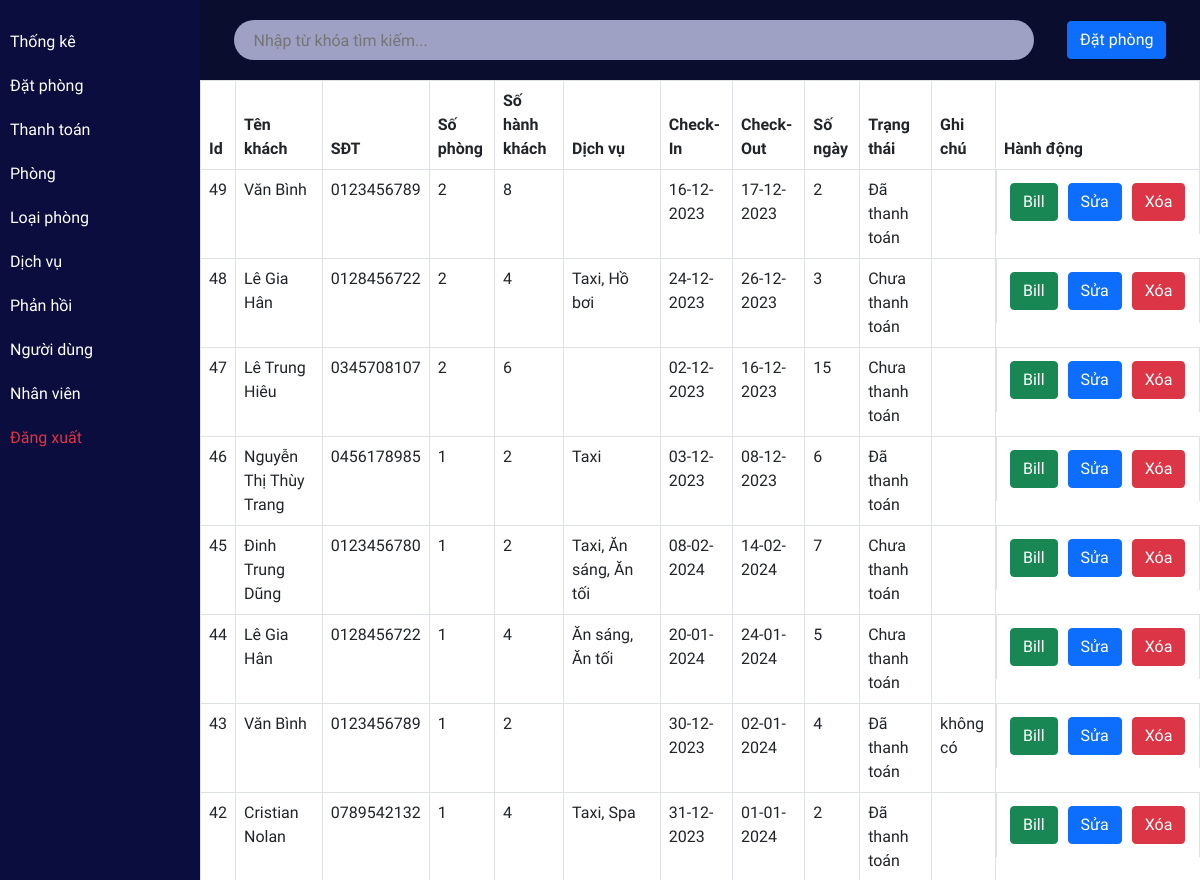
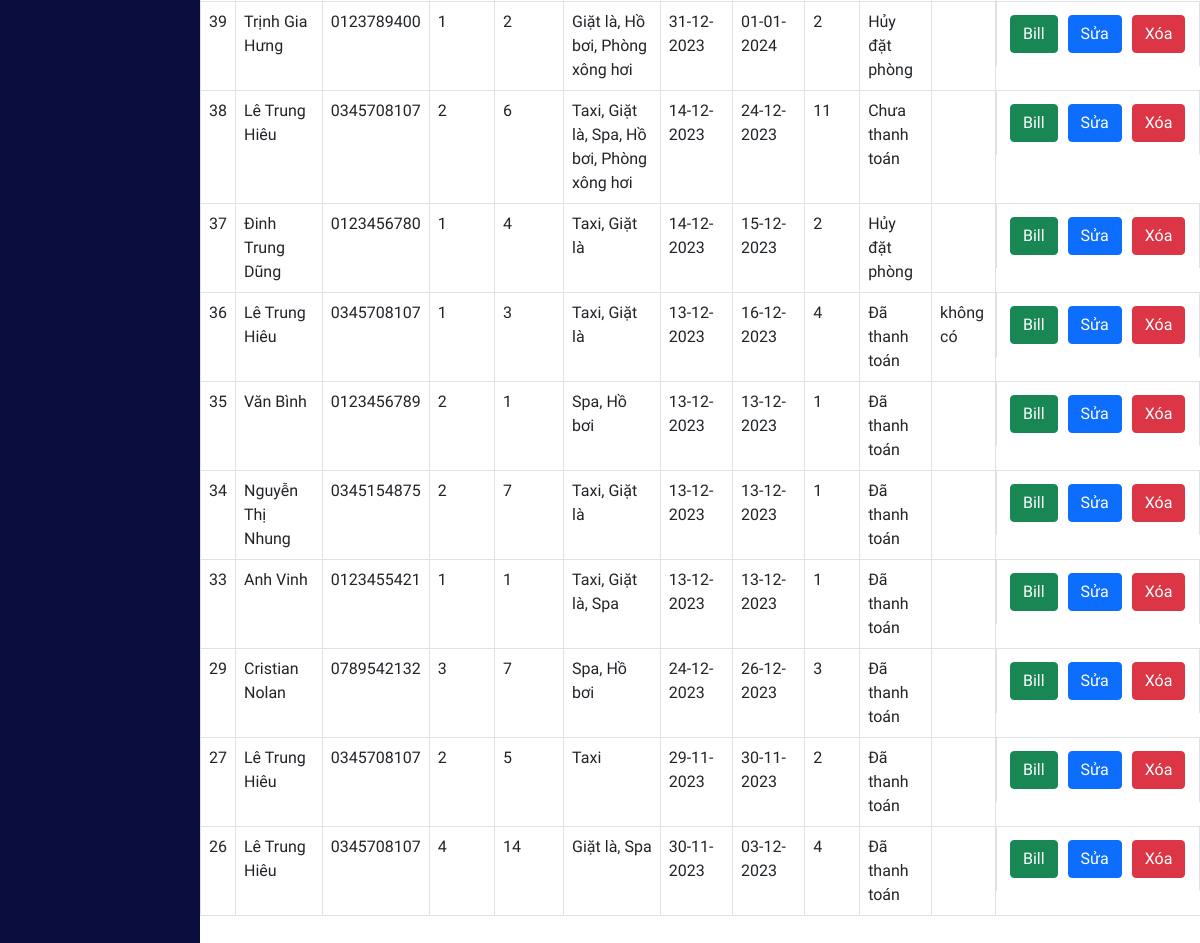
The app's page /admin/reservation.php (signed in) with its own data (2 pictures, top to bottom).
### tables this page shows
CREATE TABLE `reservation` (
  `id` int(11) NOT NULL AUTO_INCREMENT,
  `user_id` int(11) NOT NULL,
  `no_room` int(11) NOT NULL,
  `no_guess` int(11) NOT NULL,
  `check_in` date NOT NULL,
  `check_out` date NOT NULL,
  `no_day` int(11) NOT NULL,
  `status` tinyint(1) NOT NULL,
  `note` varchar(500) DEFAULT NULL,
  `created_at` timestamp NULL DEFAULT CURRENT_TIMESTAMP,
  PRIMARY KEY (`id`)
);

CREATE TABLE `user` (
  `id` int(11) NOT NULL AUTO_INCREMENT,
  `name` varchar(50) NOT NULL,
  `address` varchar(500) DEFAULT NULL,
  `phone` varchar(15) NOT NULL,
  `email` varchar(50) NOT NULL,
  `password` varchar(50) NOT NULL,
  PRIMARY KEY (`id`)
);

### admin/reservation.php (the view, shortened to what this page needs)
<?php include 'header.php'; ?>
<?php include('sidebar.php')?>
  <div class="main-content">
    <div class="searchsection">
        <input type="text" name="search_bar" id="search_bar" placeholder="Nhập từ khóa tìm kiếm..." onkeyup="searchFun()">
        <a href="reservation_modal_1.php" class="btn btn-primary">
            Đặt phòng
        </a>
    </div>
        <div class="room">
        <?php
        $roombooktablesql = "SELECT reservation.*, user.name AS username, user.phone, GROUP_CONCAT(service.name SEPARATOR ', ') AS listservice
    FROM reservation
    JOIN user ON reservation.user_id = user.id
    -- JOIN room_type ON reservation.room_type = room_type.id
    LEFT JOIN chosen_service ON reservation.id = chosen_service.reservation_id
    LEFT JOIN service ON chosen_service.service_id = service.id
    GROUP BY reservation.id ORDER BY reservation.id DESC";
        $roombookresult = mysqli_query($conn, $roombooktablesql);
        ?>
        <table class="table table-bordered" id="table-data">
            <thead>
                <tr>
                    <th scope="col">Id</th>
                    <th scope="col">Tên khách</th>
                    <th scope="col">SĐT</th>
                    <th scope="col">Số phòng</th>
                    <th scope="col">Số hành khách</th>
                    <th scope="col">Dịch vụ</th>
                    <th scope="col">Check-In</th>
                    <th scope="col">Check-Out</th>
                    <th scope="col">Số ngày</th>
                    <th scope="col">Trạng thái</th>
                    <th scope="col">Ghi chú</th>
                    <th scope="col" class="action">Hành động</th>
                </tr>
            </thead>
            <tbody>
                <?php
                while ($res = mysqli_fetch_array($roombookresult)) {
                ?>
                    <tr>
                        <td><?php echo $res['id'] ?></td>
                        <td><?php echo $res['username'] ?></td>
                        <td><?php echo $res['phone'] ?></td>
                        <td><?php echo $res['no_room'] ?></td>
                        <td><?php echo $res['no_guess'] ?></td>
                        <td>
                            <?php
                            if (isset($res['listservice'])) {
                                echo $res['listservice'];
                            } else {
                                echo '';
                            }
                            ?>
                        </td>
                        <td><?php echo date('d-m-Y', strtotime($res['check_in'])) ?></td>
                        <td><?php echo date('d-m-Y', strtotime($res['check_out'])) ?></td>
                        <td><?php echo $res['no_day'] ?></td>
                        <td>
                            <?php
                            if ($res['status'] == 0) echo 'Chưa thanh toán';
                            elseif ($res['status'] == 1) echo 'Đã thanh toán';
                            elseif ($res['status'] == 2) echo 'Hủy đặt phòng';
                            else echo 'Chưa rõ trạng thái';
                            ?>
                        </td>
                        <td><?php echo $res['note'] ?></td>
                        <td class="action">
                            <button class="btn btn-success" data-bs-toggle="modal" data-bs-target="#paymentModal" onclick="setReservationID(<?php echo $res['id']; ?>)">
                                Bill
                            </button>
                            <a href="reservationedit.php?id=<?php echo $res['id'] ?>"><button class="btn btn-primary">Sửa</button></a>
                            <a href="reservation.php?delete=<?php echo $res['id'] ?>" onclick="return confirm('Bạn có chắc không?')"><button class='btn btn-danger'>Xóa</button></a>
                        </td>
                    </tr>
                <?php
                }
                ?>
            </tbody>
        </table>
    </div>
  </div>
<?php include 'footer.php'; ?>

### admin/css/room.css (style rules this page uses)
:root { --bg-text-shadow: 0 2px 4px rgb(13 0 77 / 8%), 0 3px 6px rgb(13 0 77 / 8%), 0 8px 16px rgb(13 0 77 / 8%); --bg-box-shadow: 0px 0px 20px 6px rgba(8, 8, 15, 0.31); }
* { margin: 0; padding: 0; font-family: Consolas, sans-serif; }
.room { display: flex; position: relative; height: 89vh; overflow-y: scroll; justify-content: space-evenly; flex-wrap: wrap; }

### admin/css/roombook.css (style rules this page uses)
:root { --bg-text-shadow: 0 2px 4px rgb(13 0 77 / 8%), 0 3px 6px rgb(13 0 77 / 8%), 0 8px 16px rgb(13 0 77 / 8%); --bg-box-shadow: 0px 0px 20px 6px rgba(26, 30, 164, 0.31); }
body { background-color: #ffff; }
* { margin: 0; padding: 0; font-family: Consolas, sans-serif; }
.searchsection { height: 80px; width: 100%; display: flex; justify-content: space-evenly; align-items: center; background-color: #0a0d2d; position: relative; z-index: 500; }
#search_bar { height: 40px; width: 80%; border: none; background-color: rgba(195, 198, 233, 0.8); padding-left: 20px; border-radius: 30px; }
a { color: black; }
.action a { text-decoration: none; }
.action button { display: flex; flex-wrap: wrap; margin: 5px; }

### admin/css/dashboard.css (style rules this page uses)
:root { --bg-text-shadow: 0 2px 4px rgb(13 0 77 / 8%), 0 3px 6px rgb(13 0 77 / 8%), 0 8px 16px rgb(13 0 77 / 8%); --bg-box-shadow: 0px 0px 20px 6px rgba(26, 30, 164, 0.31); }
* { margin: 0; padding: 0; font-family: Consolas, sans-serif; }
td.action { display: flex; }
.main-content { margin-left: 200px; }

### records on screen
reservation: id "49", user.name "Văn Bình", user.phone "0123456789", no_room "2", no_guess "8", check_in "16-12-2023", check_out "17-12-2023", no_day "2", status "Đã thanh toán"
reservation: id "48", user.name "Lê Gia Hân", user.phone "0128456722", no_room "2", no_guess "4", listservice "Taxi, Hồ bơi", check_in "24-12-2023", check_out "26-12-2023", no_day "3", status "Chưa thanh toán"
reservation: id "47", user.name "Lê Trung Hiêu", user.phone "0345708107", no_room "2", no_guess "6", check_in "02-12-2023", check_out "16-12-2023", no_day "15", status "Chưa thanh toán"
reservation: id "46", user.name "Nguyễn Thị Thùy Trang", user.phone "0456178985", no_room "1", no_guess "2", listservice "Taxi", check_in "03-12-2023", check_out "08-12-2023", no_day "6", status "Đã thanh toán"
reservation: id "45", user.name "Đinh Trung Dũng", user.phone "0123456780", no_room "1", no_guess "2", listservice "Taxi, Ăn sáng, Ăn tối", check_in "08-02-2024", check_out "14-02-2024", no_day "7", status "Chưa thanh toán"
reservation: id "44", user.name "Lê Gia Hân", user.phone "0128456722", no_room "1", no_guess "4", listservice "Ăn sáng, Ăn tối", check_in "20-01-2024", check_out "24-01-2024", no_day "5", status "Chưa thanh toán"
reservation: id "43", user.name "Văn Bình", user.phone "0123456789", no_room "1", no_guess "2", check_in "30-12-2023", check_out "02-01-2024", no_day "4", status "Đã thanh toán", note "không có"
reservation: id "42", user.name "Cristian Nolan", user.phone "0789542132", no_room "1", no_guess "4", listservice "Taxi, Spa", check_in "31-12-2023", check_out "01-01-2024", no_day "2", status "Đã thanh toán"
reservation: id "39", user.name "Trịnh Gia Hưng", user.phone "0123789400", no_room "1", no_guess "2", listservice "Giặt là, Hồ bơi, Phòng xông hơi", check_in "31-12-2023", check_out "01-01-2024", no_day "2", status "Hủy đặt phòng"
reservation: id "38", user.name "Lê Trung Hiêu", user.phone "0345708107", no_room "2", no_guess "6", listservice "Taxi, Giặt là, Spa, Hồ bơi, Phòng xông hơi", check_in "14-12-2023", check_out "24-12-2023", no_day "11", status "Chưa thanh toán"
reservation: id "37", user.name "Đinh Trung Dũng", user.phone "0123456780", no_room "1", no_guess "4", listservice "Taxi, Giặt là", check_in "14-12-2023", check_out "15-12-2023", no_day "2", status "Hủy đặt phòng"
reservation: id "36", user.name "Lê Trung Hiêu", user.phone "0345708107", no_room "1", no_guess "3", listservice "Taxi, Giặt là", check_in "13-12-2023", check_out "16-12-2023", no_day "4", status "Đã thanh toán", note "không có"
reservation: id "35", user.name "Văn Bình", user.phone "0123456789", no_room "2", no_guess "1", listservice "Spa, Hồ bơi", check_in "13-12-2023", check_out "13-12-2023", no_day "1", status "Đã thanh toán"
reservation: id "34", user.name "Nguyễn Thị Nhung", user.phone "0345154875", no_room "2", no_guess "7", listservice "Taxi, Giặt là", check_in "13-12-2023", check_out "13-12-2023", no_day "1", status "Đã thanh toán"
reservation: id "33", user.name "Anh Vinh", user.phone "0123455421", no_room "1", no_guess "1", listservice "Taxi, Giặt là, Spa", check_in "13-12-2023", check_out "13-12-2023", no_day "1", status "Đã thanh toán"
reservation: id "29", user.name "Cristian Nolan", user.phone "0789542132", no_room "3", no_guess "7", listservice "Spa, Hồ bơi", check_in "24-12-2023", check_out "26-12-2023", no_day "3", status "Đã thanh toán"
reservation: id "27", user.name "Lê Trung Hiêu", user.phone "0345708107", no_room "2", no_guess "5", listservice "Taxi", check_in "29-11-2023", check_out "30-11-2023", no_day "2", status "Đã thanh toán"
reservation: id "26", user.name "Lê Trung Hiêu", user.phone "0345708107", no_room "4", no_guess "14", listservice "Giặt là, Spa", check_in "30-11-2023", check_out "03-12-2023", no_day "4", status "Đã thanh toán"
